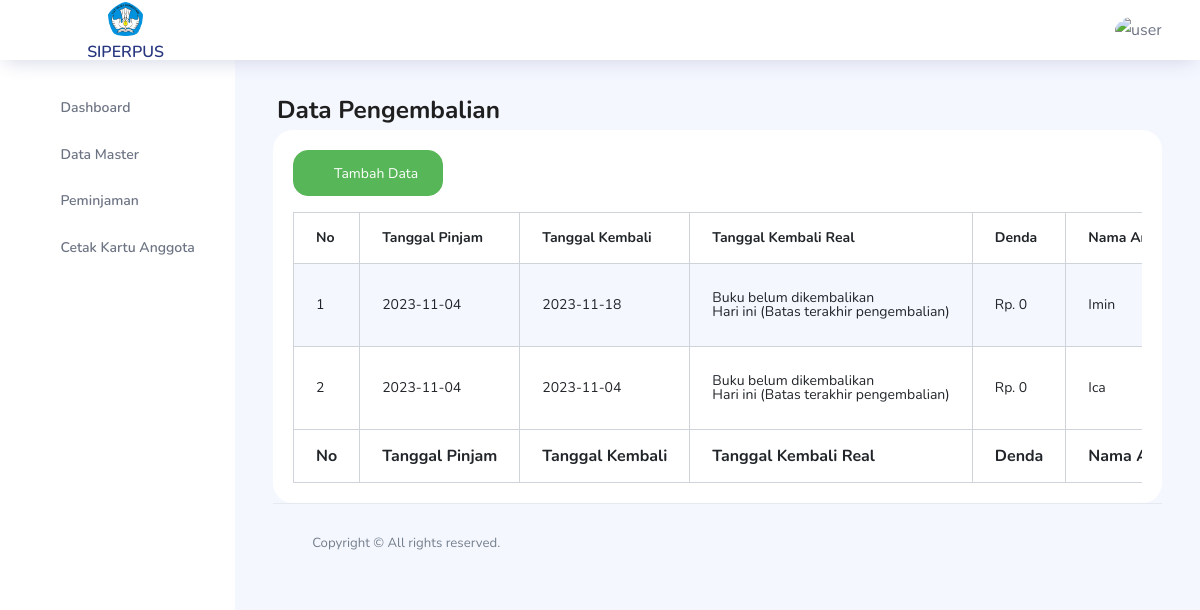
The page /petugas_data_pengembalian on the database its author committed.
### tables this page shows
CREATE TABLE `peminjaman` (
  `id_peminjaman` int NOT NULL,
  `tanggal_pinjam` date DEFAULT NULL,
  `tanggal_kembali` date DEFAULT NULL,
  `id_anggota` int DEFAULT NULL,
  `id_petugas` int DEFAULT NULL
);

CREATE TABLE `anggota` (
  `id_anggota` int NOT NULL,
  `nama` varchar(255) DEFAULT NULL,
  `nis` varchar(50) NOT NULL,
  `jenis_kelamin` enum('Laki-Laki','Perempuan') DEFAULT NULL,
  `tempat_lahir` varchar(500) NOT NULL,
  `tanggal_lahir` date NOT NULL,
  `alamat` text,
  `telp` varchar(20) DEFAULT NULL,
  `foto` varchar(500) NOT NULL
);

### application/controllers/Petugas/Pengembalian.php (called while the page is built, shortened)
<?php
class Pengembalian extends CI_Controller
{
    public function index()
    {
		$data['title'] = 'SIPERPUS';
		$data['pengembalian'] = $this->M_pengembalian->show_data();
		$this->load->view('partials/header',$data);
		$this->load->view('partials/navbar');
		$this->load->view('partials/sidebar_petugas');
		$this->load->view('petugas/pengembalian/pengembalian',$data);
		$this->load->view('partials/footer');
	}
}

### index.php (called while the page is built, shortened)
<?php
require_once BASEPATH.'core/CodeIgniter.php';

### application/models/M_pengembalian.php (called while the page is built, shortened)
 <?php
class M_pengembalian extends CI_Model
{
    public function show_data()
    {
    return $this->db->query("SELECT
    p.id_peminjaman,
    p.tanggal_pinjam,
    p.tanggal_kembali,
    a.id_anggota,
    a.nama AS nama_anggota,
    a.nis,
    a.jenis_kelamin,
    a.tempat_lahir,
    a.tanggal_lahir,
    a.alamat AS alamat_anggota,
    a.telp AS telp_anggota,
    a.foto AS foto_anggota,
    pt.id_petugas,
    pt.username,
    pt.password,
    pt.nama AS nama_petugas,
    pt.alamat AS alamat_petugas,
    pt.telp AS telp_petugas,
    pt.foto AS foto_petugas,
    peng.id_pengembalian,
    peng.tanggal_pengembalian,
    peng.denda
FROM
    peminjaman p
JOIN
    anggota a ON p.id_anggota = a.id_anggota
JOIN
    petugas pt ON p.id_petugas = pt.id_petugas
LEFT JOIN
    pengembalian peng ON p.id_peminjaman = peng.id_peminjaman;
")->result();
    }
}

### application/views/petugas/pengembalian/pengembalian.php (the view, shortened to what this page needs)
<div class="main-panel">
    <div class="content-wrapper">
        <div class="row">
            <div class="col-md-12 grid-margin">
                <div class="row">
                    <div class="col-12 col-xl-8 mb-4 mb-xl-0 ml-1">
                        <h3 class="font-weight-bold">Data Pengembalian</h3>
                    </div>
   <div class="container-fluid">
    <div>
         <div class="card">
          <div class="card-body">
          <button type="button" class="btn btn-success mb-3" data-toggle="modal" data-target="#tambahDivisiModal">
            <i class="mdi mdi-library-plus"></i> <span>Tambah Data</span>
            </button>
          <div class="table-responsive">
            <table id="zero_config" class="table table-striped table-bordered">
                    <thead>
                        <tr>
                            <th>No</th>
                            <th>Tanggal Pinjam</th>
                            <th>Tanggal Kembali</th>
                            <th>Tanggal Kembali Real</th>
                            <th>Denda</th>
                            <th>Nama Anggota</th>
                        </tr>
                    </thead>
                    <tbody>
                        <?php $no=1; foreach ($pengembalian as $user): ?>
                        <tr>
                            <td><?php echo $no++ ?></td>
                            <td><?php echo $user->tanggal_pinjam;?></td>
                            <td><?php echo $user->tanggal_kembali;?></td>
                            <td>
                                <?php
                                if ($user->tanggal_kembali >= date('Y-m-d') && $user->tanggal_pengembalian == NULL) {
                                    echo "Buku belum dikembalikan <br> Hari ini (Batas terakhir pengembalian)";
                                } elseif ($user->tanggal_kembali != NULL) {
                                    echo $user->tanggal_pengembalian;
                                } else {
                                    echo "Buku belum dikembalikan";
                                }
                                ?>
                            </td>
                            <td>
                                <?php
                                if ($user->tanggal_kembali != null && $user->tanggal_kembali >= date('Y-m-d')) {
                                    $tanggal_pengembalian = new DateTime($user->tanggal_pengembalian ?? 'now');
                                    $tanggal_sekarang = new DateTime(date('Y-m-d'));
                                    $selisih_hari = $tanggal_pengembalian->diff($tanggal_sekarang)->days;
                                    $nominal = 1000;
                                    $total_denda = $nominal * $selisih_hari;
                                    echo "Rp. " . number_format($total_denda, 0, ',', '.');
                                } else {
                                    echo "Rp. " . number_format($user->denda, 0, ',', '.');
                                }
                                ?>
                            </td>
                            <td><?php echo $user->nama_anggota; ?></td>
                        </tr>
                        <?php endforeach;?>
                    </tbody>
                    <tfoot>
                        <tr>
                            <th>No</th>
                            <th>Tanggal Pinjam</th>
                            <th>Tanggal Kembali</th>
                            <th>Tanggal Kembali Real</th>
                            <th>Denda</th>
                            <th>Nama Anggota</th>
                        </tr>
                    </tfoot>
                </table>
            </div>
        </div>
    </div>
</div>
    </div>
   </div>

### rows shown on the page
peminjaman: tanggal_pinjam "2023-11-04", tanggal_kembali "2023-11-18", shows "Buku belum dikembalikan", id_anggota.nama "Imin"
peminjaman: tanggal_pinjam "2023-11-04", tanggal_kembali "2023-11-04", shows "Buku belum dikembalikan", id_anggota.nama "Ica"
